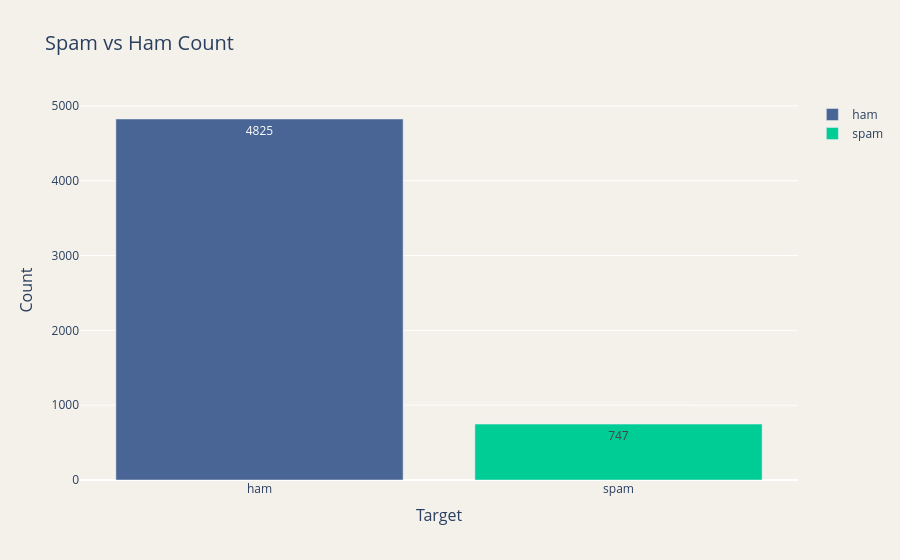

The notebook cell saved with this chart:
### Code cell
fig=go.Figure()

fig.add_trace(go.Bar(
    x=['ham'],
    y=[balance_counts['count'][0]],
    name='ham',
    text=[balance_counts['count'][0]],
    marker_color=primary_blue
))

fig.add_trace(go.Bar(
    x=['spam'],
    y=[balance_counts['count'][1]],
    name='spam',
    text=[balance_counts['count'][1]],
    marker_color=primary_green
))

fig.update_layout(
    title="<span style='font-size: 20px;'>Spam vs Ham Count</span>",
    xaxis_title="<span style='font-size: 16px;'>Target</span>",
    yaxis_title="<span style='font-size: 16px;'>Count</span>",
    plot_bgcolor='#f4f0ea',   # Fixed: added '#' prefix
    paper_bgcolor='#f4f0ea',  # Make sure this has '#' too if you used it
)

fig.show()

### Figure 1 — Plotly figure (JSON) as saved in the notebook; plotly's stock layout.template omitted (floating-point values rounded to 4 significant figures)
{"data": [{"marker": {"color": "#496595"}, "name": "ham", "text": ["4825"], "type": "bar", "x": ["ham"], "y": [4825]}, {"marker": {"color": "#00CC96"}, "name": "spam", "text": ["747"], "type": "bar", "x": ["spam"], "y": [747]}], "layout": {"paper_bgcolor": "#f4f0ea", "plot_bgcolor": "#f4f0ea", "title": {"text": "<span style='font-size: 20px;'>Spam vs Ham Count</span>"}, "xaxis": {"title": {"text": "<span style='font-size: 16px;'>Target</span>"}}, "yaxis": {"title": {"text": "<span style='font-size: 16px;'>Count</span>"}}}}
